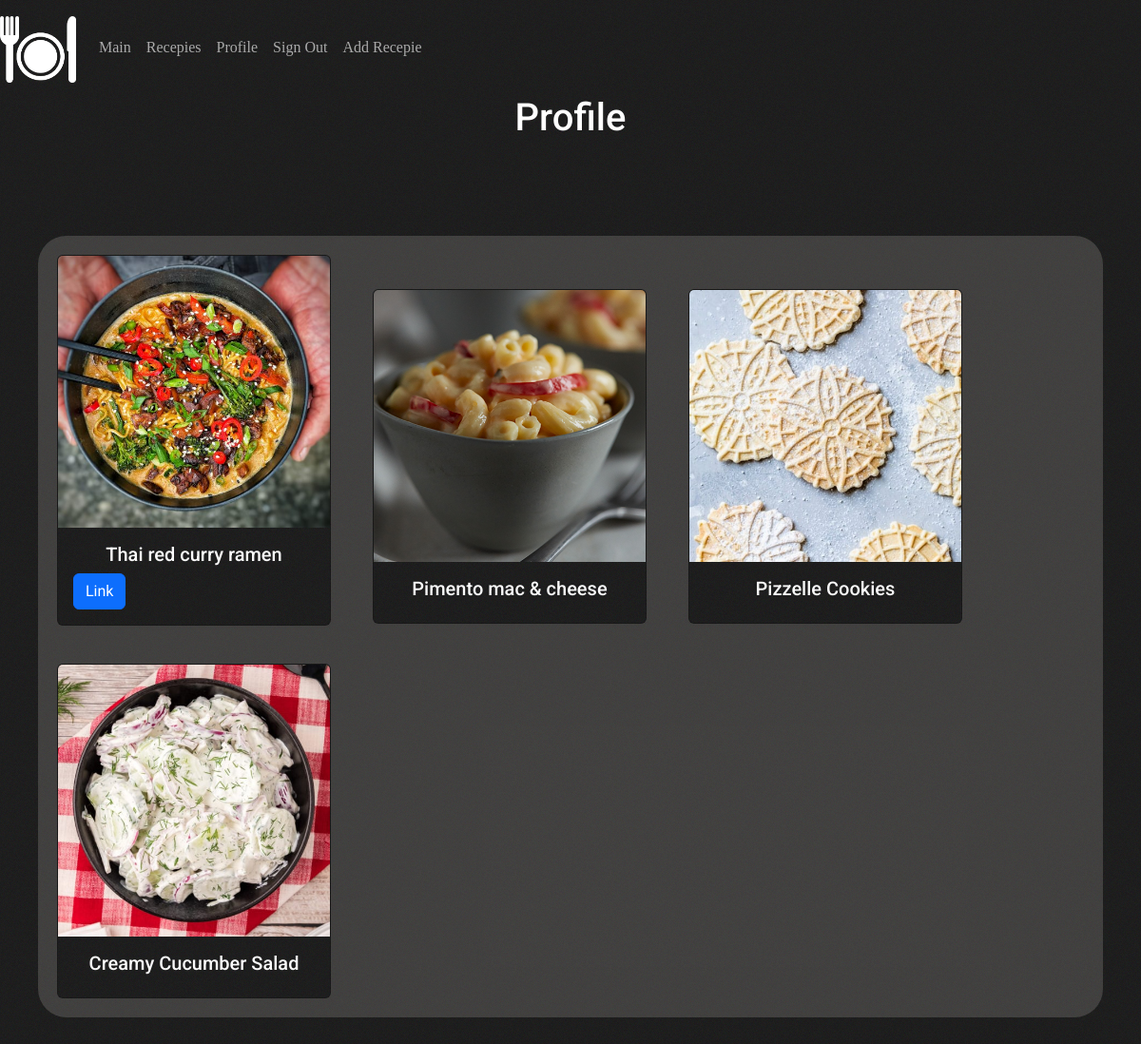
Before: /profile (signed in) with the older database file.
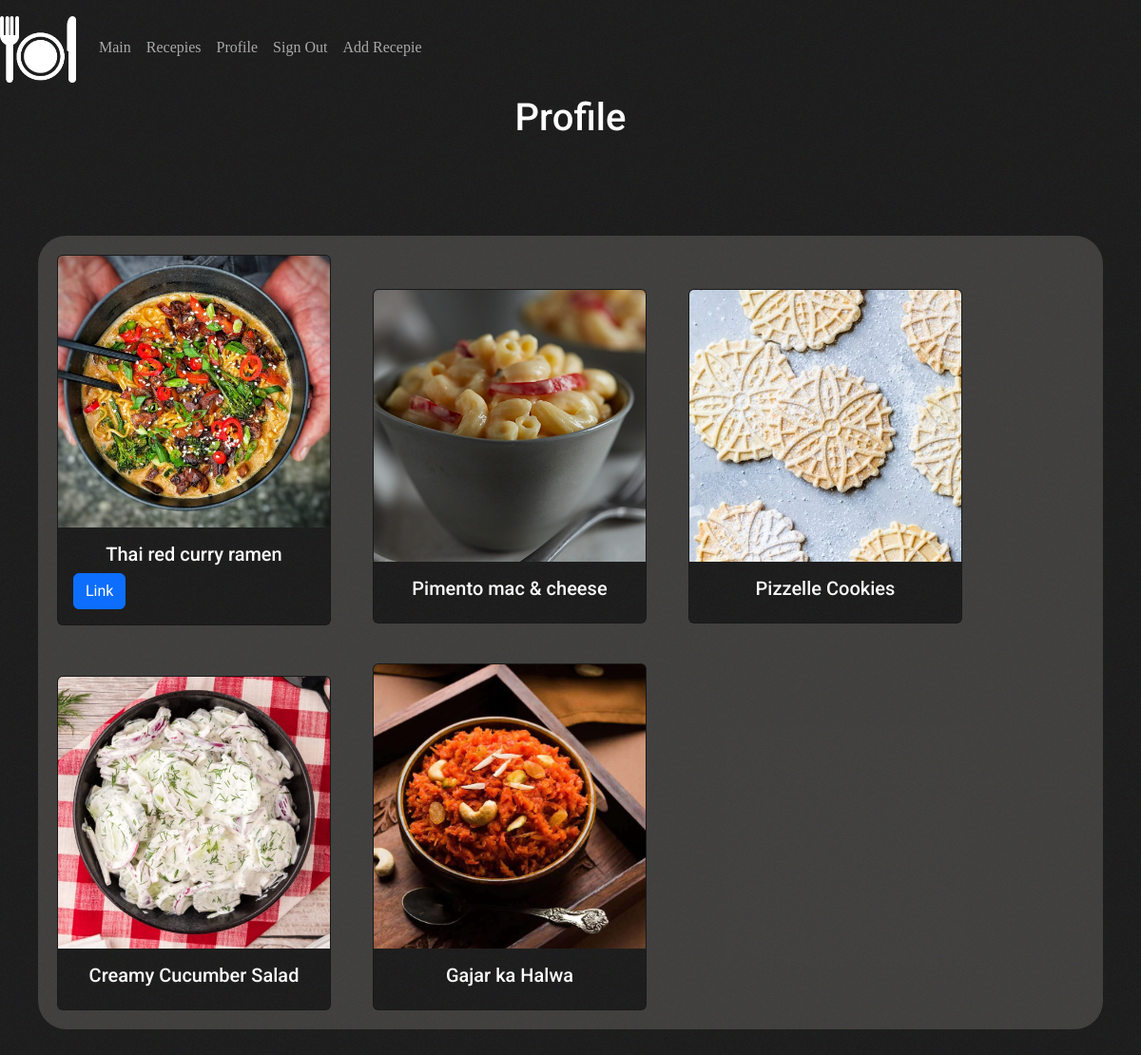
After: the same page with the newer database file.
### models.py (models this page shows, shortened)
class Recepies(db.Model):
    id = db.Column(db.Integer, primary_key=True)
    title = db.Column(db.String, nullable=False)
    ingredients = db.Column(db.Text)
    actions = db.Column(db.Text)
    img = db.Column(db.Text)
    link = db.Column(db.Text)
    user_id = db.Column(db.Integer, db.ForeignKey('user.id'))

### routes.py (the view)
@app.route("/profile")
@login_required
def profile():
    recepies = Recepies.query.all()
    return render_template("profile.html", recepies=recepies)

### models.py (called while the page is built)
@login_manager.user_loader
def load_user(user_id):
    return User.query.get(int(user_id))

### templates/profile.html (shortened to what this page needs)
{% extends 'base.html' %}
{% block content %}
<main>
    <h1>Profile</h1>
    <div class="container_card">
        {% for recepie in current_user.recepies %}
            <div class="card" style="width: 18rem;">
                <img src="{{ recepie.img }}" alt="..." class="card-img-top">
                <div class="card-body">
                    <h5 class="card-title">{{ recepie.title }}</h5>
                    {% if recepie.link != "" %}
                    <a href="{{ recepie.link }}" class="btn btn-primary">Link</a>
                    {% endif %}
                </div>
            </div>
        {% endfor %}
    </div>
</main>
{% endblock content %}

### templates/base.html (shortened to what this page needs)
<!doctype html>
<html lang="uk">
<head>
    <link href="https://cdn.jsdelivr.net/npm/bootstrap@5.3.0-alpha1/dist/css/bootstrap.min.css" rel="stylesheet"
>
        <link rel="stylesheet" href="{{ url_for('static', filename='mypage.css')}}">
</head>
<body>
    <header>
        <nav class="navbar navbar-expand-lg bg-light">
            <div class="container-fluid">
                <a class="navbar-brand" href="/"><img
                        src="../static/images/logo.png" alt="Logo"
                        width="80" height="70" class="d-inline-block align-text-top"></a>
                <div class="collapse navbar-collapse" id="navbarNav">
                    <ul class="navbar-nav">
                        <li class="nav-item">
                            <a class="nav-link" aria-current="page"
                            href="{{ url_for('index') }}">Main</a>
                        </li>
                        <li class="nav-item">
                            <a class="nav-link" href="{{ url_for('recepies_page') }}">Recepies</a>
                        </li>
                        {% if current_user.is_authenticated %}
                            <li class="nav-item">
                                <a class="nav-link" href="{{ url_for('profile') }}">Profile</a>
                            </li>
                            <li class="nav-item">
                                <a class="nav-link" href="{{ url_for('logout') }}">Sign Out</a>
                            </li>
                        {% endif %}
                        {% if current_user.is_authenticated %}
                            <li class="nav-item align-right">
                                <a class="nav-link align-right" href="{{ url_for('addin')}}">Add Recepie</a>
                            </li>
                        {% endif %}
                    </ul>
                </div>
            </div>
        </nav>
    </header>
    {% block content %}
    {% endblock content %}
</body>
</html>

### static/mypage.css (style rules this page uses)
body { min-height: 100vh; font-family: 'Roboto', sans-serif; background-image: url(images/bg.jpg); background-attachment: fixed; }
h1, h2, h3, h4, h5, h6 { text-align: center; color: white; font-family: 'Roboto', sans-serif; }
.card { margin: 20px; display: inline-block; }
.container_card { margin: 40px; margin-top: 100px; border-radius: 30px; background-color: rgba(237, 231, 225, 0.171); border-color: white; border: 10px; }
header { font-family: 'Edu NSW ACT Foundation', cursive; color: white; }
.card { background-image: url(images/bg.jpg); color: #fafafa; }
.navbar { background-image: url(images/bg.jpg); }
.nav-link { color: #aaaaaa; }
.align-right { align: right; }
.container-fluid { margin: 0; padding: 0; background-attachment: fixed; }

Changed rows visible on the page:
added Recepies: shows a picture, title "Gajar ka Halwa"
